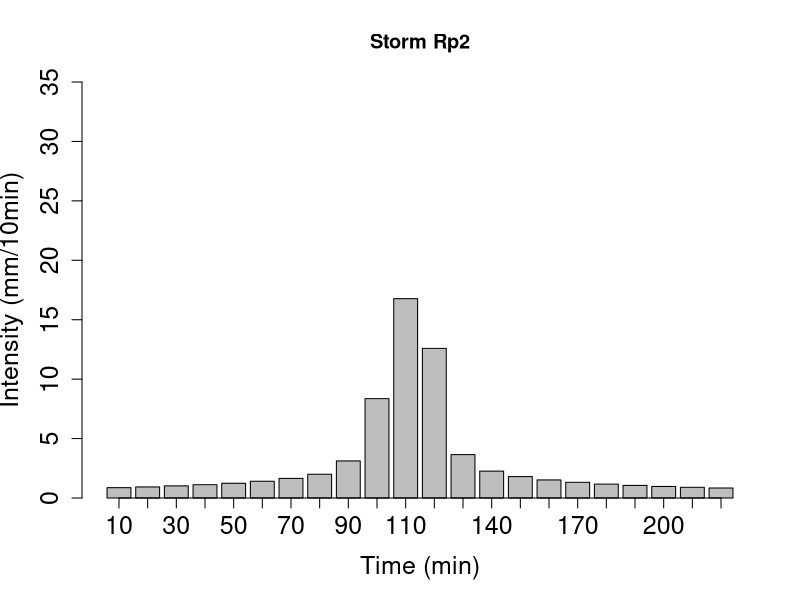
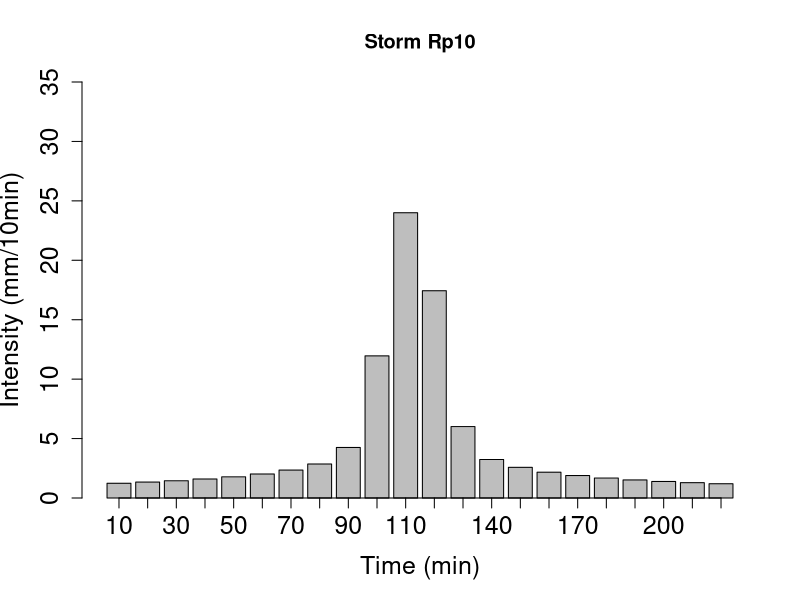
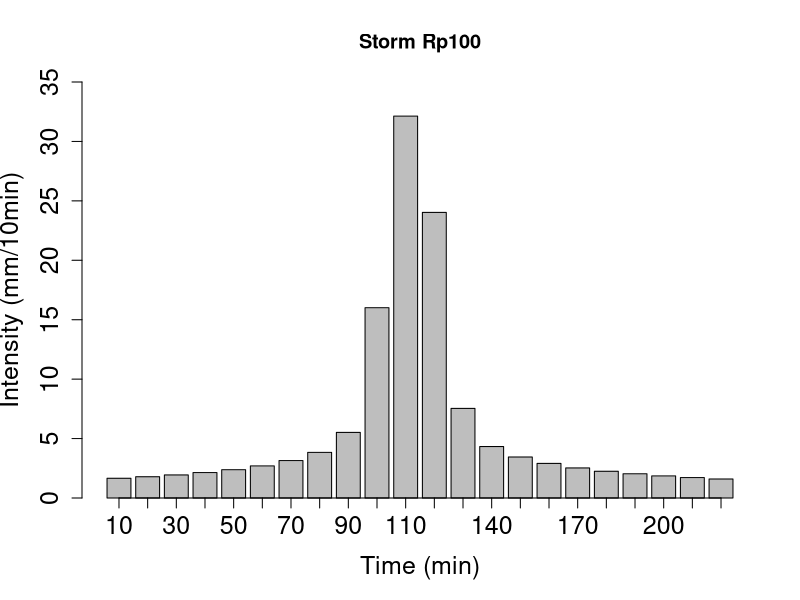
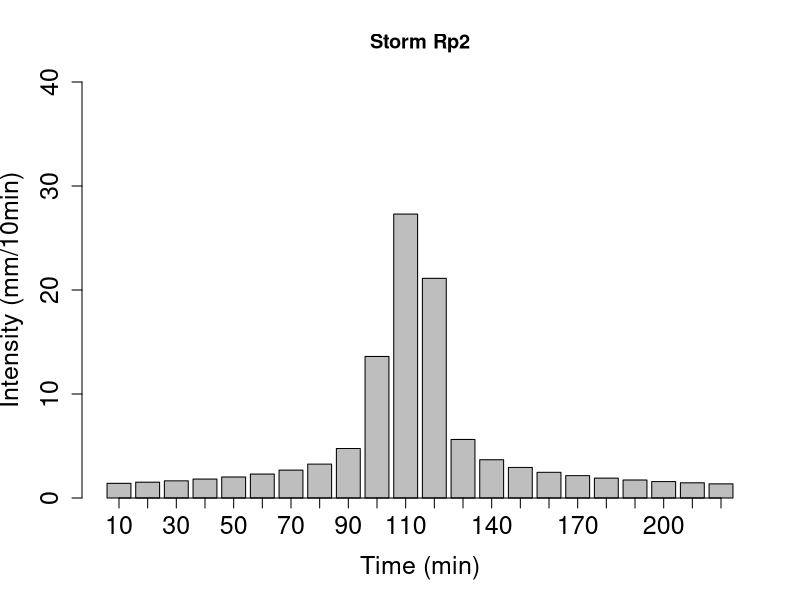
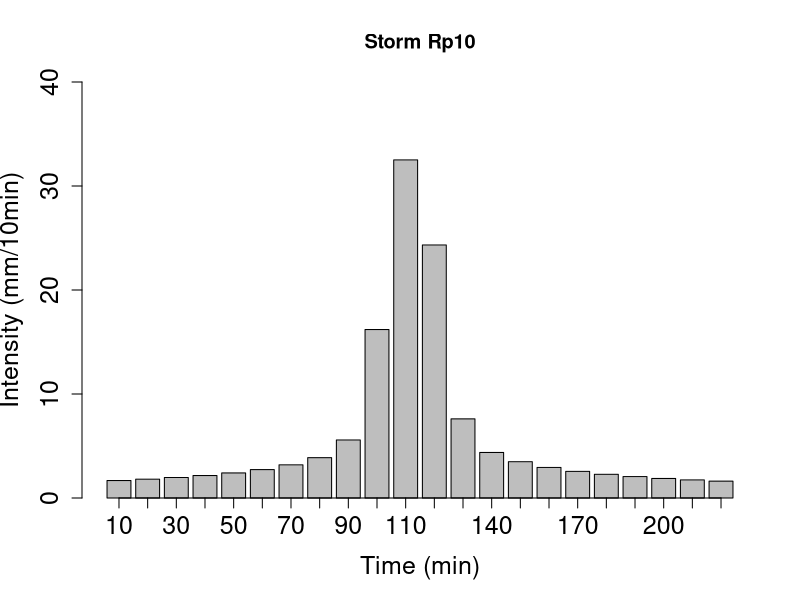
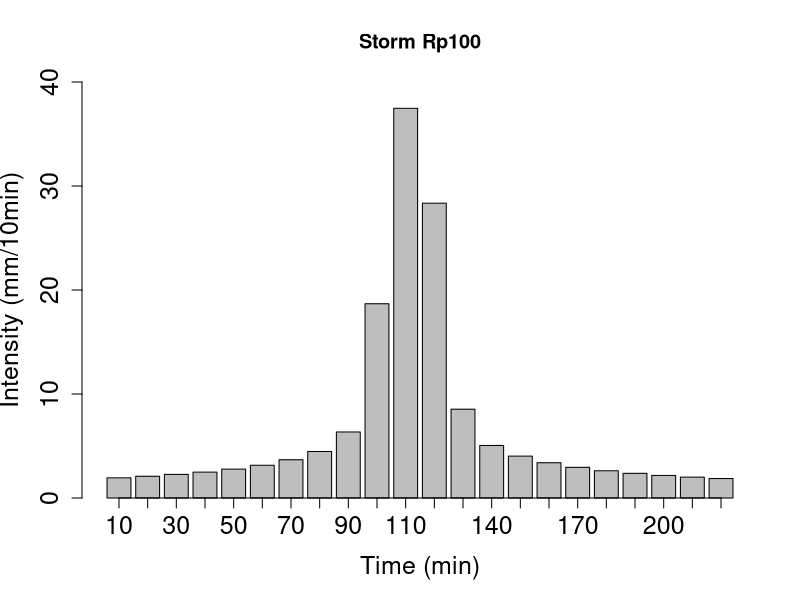

Recreate these plots in R, in order.
# Codigo escrito por Jorge Hurtado Pidal, abril 2023

# Graficos de hietogramas de disenio. 
# Seccion de metodologia del articulo "climate change, lucc, floods"

# Fig. 4. Design storms for Rp2, Rp10, and Rp100 return periods.

# ........................................................................................................

rm(list = ls()) # liberar espacio de memoria
graphics.off() # limpiar plots

# cargando librerias
library(readxl)
library(tidyverse)
library(ggpubr)

# preparando entorno de trabajo

# cargando tormentas
tormentas <- read_excel("./Methods/ClimateScenarioData.xlsx", sheet = 2)
tormentas <- round(tormentas, digits = 2)
#tormentas <- tormentas %>% dplyr::filter(tormentas$tr1 > 0)
#tormentas <- tormentas[,2:4]
tormentas$dt <- seq(10,(length(tormentas$tr2a))*10,10)


# hietogramas

# M1219 (actual)

h1 <- barplot(tormentas$tr2a, width=1, space=NULL,names.arg = tormentas$dt, 
              col="grey",border="black", axis.lty=1, ylim = c(0,35),
              cex.axis = 1.5,cex.names = 1.5,cex.lab = 1.5,
              main= "Storm Rp2", xlab="Time (min)", ylab="Intensity (mm/10min)")

h2 <- barplot(tormentas$tr10a, width=1, space=NULL,names.arg = tormentas$dt, 
              col="grey",border="black", axis.lty=1, ylim = c(0,35),
              cex.axis = 1.5,cex.names = 1.5,cex.lab = 1.5,
              main= "Storm Rp10", xlab="Time (min)", ylab="Intensity (mm/10min)")

h3 <- barplot(tormentas$tr100a, width=1, space=NULL,names.arg = tormentas$dt, 
              col="grey",border="black", axis.lty=1, ylim = c(0,35),
              cex.axis = 1.5,cex.names = 1.5,cex.lab = 1.5,
              main= "Storm Rp100", xlab="Time (min)", ylab="Intensity (mm/10min)")

# IPSL (futuro)

h4 <- barplot(tormentas$tr2f, width=1, space=NULL,names.arg = tormentas$dt, 
              col="grey",border="black", axis.lty=1, ylim = c(0,40),
              cex.axis = 1.5,cex.names = 1.5,cex.lab = 1.5,
              main= "Storm Rp2", xlab="Time (min)", ylab="Intensity (mm/10min)")

h5 <- barplot(tormentas$tr10f, width=1, space=NULL,names.arg = tormentas$dt, 
              col="grey",border="black", axis.lty=1, ylim = c(0,40),
              cex.axis = 1.5,cex.names = 1.5,cex.lab = 1.5,
              main= "Storm Rp10", xlab="Time (min)", ylab="Intensity (mm/10min)")

h6 <- barplot(tormentas$tr100f, width=1, space=NULL,names.arg = tormentas$dt, 
              col="grey",border="black", axis.lty=1, ylim = c(0,40),
              cex.axis = 1.5,cex.names = 1.5,cex.lab = 1.5,
              main= "Storm Rp100", xlab="Time (min)", ylab="Intensity (mm/10min)")

# ggarrange(h1,h2,h3,h4,h5,h6, 
#           labels = c("(a)", "","","(b)","","",""),
#           ncol = 3, nrow = 2)

